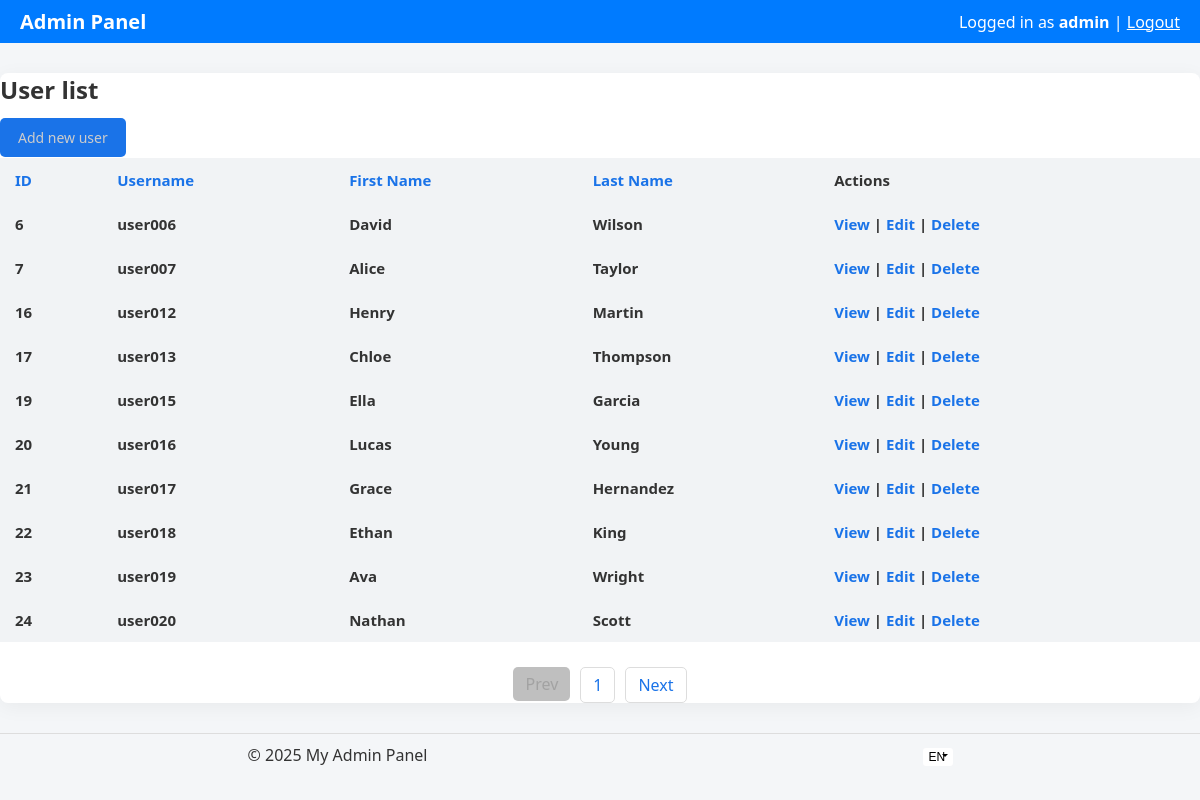
The app's page /user/listUsers?page=1&sort=login&order=ASC (signed in) with its own data.
### tables this page shows
CREATE TABLE `users` (
  `id` int(11) UNSIGNED NOT NULL,
  `login` varchar(50) NOT NULL,
  `password` varchar(255) NOT NULL,
  `first_name` varchar(50) NOT NULL,
  `last_name` varchar(50) NOT NULL,
  `gender` enum('male','female') DEFAULT NULL,
  `birth_date` date DEFAULT NULL,
  `created_at` timestamp NOT NULL DEFAULT current_timestamp()
);

### src/services/Renderer.php (called while the page is built, shortened)
<?php
class Renderer
{
	public function render($controller, $view, $vars = [])
	{
		$file = $this->getViewFile($controller, $view);
		function text($name)
		{
			return Application::i()->translator()->get($name);
		}
		include $file;
	}
	private function getViewFile($controller, $view)
	{
		return __DIR__ . "/../views/{$controller}/{$view}.php";
	}
}

### src/controllers/UserController.php (called while the page is built, shortened)
<?php
class UserController
{
	private $userModel;
	public function __construct($app)
	{
		$this->userModel = new User($app->db());
	}
	private function getPage()
	{
		$page = $_GET['page'] ?? 1;
		return $page;
	}
	private function getOrderBy()
	{
		$orderBy = $_GET['sort'] ?? 'id';
		switch(strtolower($orderBy))
		{
			default: return 'id';
		}
	}
	private function getOrder()
	{
		$order = $_GET['order'] ?? 'ASC';
		switch(strtoupper($order))
		{
			case "ASC":
			case "DESC": return $order;
		}
	}
	public function listUsers()
	{
		$page = $this->getPage();
		$limit = USERS_PER_PAGE;
		$offset = ($page - 1) * $limit;
		$orderBy = $this->getOrderBy();
		$order = $this->getOrder();
		$users = $this->userModel->getAll($limit, $offset, $orderBy, $order);
		Application::i()->renderer()->render('user', 'list', [
			'page' => $page,
			'limit' => $limit,
			'offset' => $offset,
			'orderBy' => $orderBy,
			'order' => $order,
			'users' => $users,
		]);
	}
}

### src/Application.php (called while the page is built, shortened)
<?php
class Application extends Singleton
{
	private $translator;
	private $db;
	private $router;
	protected function __construct()
	{
		$this->translator = new Translator;
		$this->db = new Database(DB_HOST, DB_NAME, DB_USER, DB_PASS);
		$this->router = new Router($this);
	}
	public function translator()
	{
		return $this->translator;
	}
	public function db()
	{
		return $this->db;
	}
	public function start()
	{
		try
		{
			$this->db->connect();
			$this->router->handle(isset($_GET['route']) ? $_GET['route'] : 'user/listUsers');
		}
		catch (Exception $e) {
			echo 'Undefined exception: ' . $e->getMessage();
			exit;
		}
	}
}

### index.php (called while the page is built, shortened)
<?php
Application::i()->start();

### bootstrap/classes/Singleton.php (called while the page is built, shortened)
<?php
abstract class Singleton
{
	protected static $instances = [];
	public static function i()
	{
		$className = get_called_class();
		if (!isset(static::$instances[$className])) {
			static::$instances[$className] = new static();
		}
		return static::$instances[$className];
	}
}

### src/services/Translator.php (called while the page is built, shortened)
<?php
class Translator
{
	private $messages = [];
	public $available_langs = [];
	public function __construct()
	{
		$this->available_langs = $this->getAvailableLangs();
	}
	private function getAvailableLangs()
	{
		$res = [];
		foreach (glob(__DIR__ . "/../lang/*.php") as $v) {
			if ($p = realpath($v)) {
				$res[pathinfo($p, PATHINFO_FILENAME)] = $p;
			}
		}
		return $res;
	}
	public function loadDefaultLang()
	{
		$this->default_messages = $this->loadFile(DEFAULT_LANG);
	}
	public function hasLang($lang)
	{
		return isset($this->available_langs[$lang]);
	}
	private function loadFile($lang)
	{
		if ($this->hasLang($lang)) {
			$data = include $this->available_langs[$lang];
			if (is_array($data)) {
				return $data;
			}
		}
		return [];
	}
	public function get($key)
	{
		return $this->messages[$key] ?? $this->default_messages[$key] ?? $key;
	}
}

### src/lang/en.php (called while the page is built)
<?php
return [
	'admin_panel' => 'Admin Panel',
	'admin_login' => 'Admin Login',
	'username' => 'Username',
	'password' => 'Password',
	'login' => 'Login',
	'invalid_csrf' => 'Invalid CSRF token',
	'invalid_username_or_password' => 'Invalid username or password',
	'user_not_found' => 'User not found',
	'update_failed' => 'Update failed',
	'incorrect_pass' => 'Password must be at least 6 characters.',
	'add_new_user' => 'Add new user',
	'id' => 'ID',
	'first_name' => 'First Name',
	'last_name' => 'Last Name',
	'birth_date' => 'Birth date',
	'gender' => 'Gender',
	'actions' => 'Actions',
	'view' => 'View',
	'edit' => 'Edit',
	'delete' => 'Delete',
	'prev' => 'Prev',
	'next' => 'Next',
	'back_to_list' => 'Back to list',
	'cancel' => 'Cancel',
	'logged_in_as' => 'Logged in as',
	'logout' => 'Logout',
	'update' => 'Update',
	'male' => 'Male',
	'female' => 'Female',
	'select' => 'Select',
	'my_admin_panel' => 'My Admin Panel',
	'view_user' => 'View user',
	'user_list' => 'User list',
	'edit_user' => 'Edit user',
	'delete_user' => 'Delete user',
	'yes_delete' => 'Yes, Delete',
	'new_password_edit' => 'New Password (leave blank to keep current)',
	'are_you_sure_to_delete' => 'Are you sure you want to delete user',
	'add' => 'Add',
	'page_not_found' => 'Page not found',
	'no_users_found' => 'No users found',
	'duplicated_entry_user_err' => 'The user already exists',
	'invalid_first_name' => 'First name must be at least 3 characters',
	'invalid_last_name' => 'Last name must be at least 3 characters',
	'invalid_username' => 'Username must be at least 4 characters',
];

### src/models/User.php (called while the page is built, shortened)
<?php
class User
{
	private $db;
	private $table = 'users';
	public function __construct($db)
	{
		$this->db = $db;
	}
	public function getAll($limit = USERS_PER_PAGE, $offset = 0, $orderBy = 'id', $order = 'ASC')
	{
		$allowedOrderFields = ['id', 'login', 'first_name', 'last_name', 'birth_date'];
		$orderBy = in_array($orderBy, $allowedOrderFields) ? $orderBy : 'id';
		$order = strtoupper($order) === 'DESC' ? 'DESC' : 'ASC';
		$sql = "SELECT * FROM {$this->table} ORDER BY {$orderBy} {$order} LIMIT :limit OFFSET :offset";
		$stmt = $this->db->query($sql, [
			'limit' => (int)$limit,
			'offset' => (int)$offset
		]);
		return $stmt->fetchAll();
	}
}

### src/services/Database.php (called while the page is built, shortened)
<?php
class Database
{
	private $host;
	private $dbname;
	private $username;
	private $password;
	private $charset;
	private $pdo;
	private $options = [
		PDO::ATTR_ERRMODE => PDO::ERRMODE_EXCEPTION,
		PDO::ATTR_DEFAULT_FETCH_MODE => PDO::FETCH_ASSOC,
		PDO::ATTR_EMULATE_PREPARES => false,
	];
	public function __construct($host, $dbname, $username, $password, $charset = DB_CHARSET)
	{
		$this->host = $host;
		$this->dbname = $dbname;
		$this->username = $username;
		$this->password = $password;
		$this->charset = $charset;
	}
	public function connect()
	{
		try {
			$dsn = "mysql:host={$this->host};charset={$this->charset}";
			$this->pdo = new PDO($dsn, $this->username, $this->password, $this->options);
			$dsn = "mysql:host={$this->host};dbname={$this->dbname};charset={$this->charset}";
			$this->pdo = new PDO($dsn, $this->username, $this->password, $this->options);
		} catch (PDOException $e) {
			die("Database connection failed: " . $e->getMessage());
		}
	}
	private function createDatabaseIfNotExists()
	{
		$sql = "CREATE DATABASE IF NOT EXISTS " . $this->dbname;
		$this->pdo->exec($sql);
	}
	public function query($sql, $params = [])
	{
		$stmt = $this->pdo->prepare($sql);
		$stmt->execute($params);
		return $stmt;
	}
}

### src/views/user/list.php (the view)
<?php include __DIR__ . '/../layout/header.php'; ?>
<?php
$currentSort = $_GET['sort'] ?? 'id';
$currentOrder = $_GET['order'] ?? 'ASC';
function makeHref($page, $sort = null, $order = null)
{
	$params = [];
	if ($page > 0) {
		$params['page'] = $page;
	}
	if (is_null($sort) && isset($_GET['sort']) && $_GET['sort'] !== '') {
		$params['sort'] = $_GET['sort'];
	}
	else if (!is_null($sort)) {
		$params['sort'] = $sort;
	}
	if (is_null($order) && isset($_GET['order']) && $_GET['order'] !== '') {
		$params['order'] = $_GET['order'];
	}
	else if (!is_null($order)) {
		$params['order'] = $order;
	}
	return '?' . http_build_query($params);
}
function sortLink($page, $column, $currentSort, $currentOrder, $label)
 {
	if ($column === $currentSort) {
		$nextOrder = $currentOrder === 'ASC' ? 'DESC' : 'ASC';
	} else {
		$nextOrder = 'ASC';
	}
	$href = makeHref($page, $column, $nextOrder);
	return "<a href=\"{$href}\">" . text($label) . "</a>";
}
function prevButton($page)
{
	$class = !($page - 1 > 0) ? 'class="disabled"' : '';
	$href = makeHref($page - 1);
	return "<li><a {$class} href={$href}>".text('prev')."</a></li>";
}
function nextButton($page, $users)
{
	$class = count($users) !== USERS_PER_PAGE ? 'class="disabled"' : '';
	$href = makeHref($page + 1);
	return "<li><a {$class} href={$href}>".text('next')."</a></li>";
}
?>
<h2><?= text('user_list') ?></h2>
<a href="/user/form" class="btn"><?= text('add_new_user') ?></a>
<table>
	<thead>
		<tr>
			<th><?= sortLink($page, 'id', $currentSort, $currentOrder, 'id') ?></th>
			<th><?= sortLink($page, 'login', $currentSort, $currentOrder, 'username') ?></th>
			<th><?= sortLink($page, 'first_name', $currentSort, $currentOrder, 'first_name') ?></th>
			<th><?= sortLink($page, 'last_name', $currentSort, $currentOrder, 'last_name') ?></th>
			<th><?= text('actions') ?></th>
		</tr>
	</thead>
	<tbody>
		<?php if (!empty($users)): ?>
			<?php foreach ($users as $user): ?>
				<tr>
					<td><?= htmlspecialchars($user['id']) ?></td>
					<td><?= htmlspecialchars($user['login']) ?></td>
					<td><?= htmlspecialchars($user['first_name']) ?></td>
					<td><?= htmlspecialchars($user['last_name']) ?></td>
					<td>
						<a href="/user/view/<?= $user['id'] ?>"><?= text('view') ?></a> |
						<a href="/user/form/<?= $user['id'] ?>"><?= text('edit') ?></a> |
						<a href="/user/delete/<?= $user['id'] ?>"><?= text('delete') ?></a>
					</td>
				</tr>
			<?php endforeach; ?>
		<?php else: ?>
			<tr><td colspan="5"><?= text('no_users_found') ?></td></tr>
		<?php endif; ?>
	</tbody>
</table>
<?php if (isset($users)): ?>
<ul class="pagination">
	<?= prevButton($page) ?>
	<li><a href="?page=<?= $page ?>"><?= $page ?></a></li>
	<?= nextButton($page, $users) ?>
</ul>
<?php endif; ?>
<?php include __DIR__ . '/../layout/footer.php'; ?>

### assets/css/style.css (style rules this page uses)
body { font-family: 'Segoe UI', Tahoma, Geneva, Verdana, sans-serif; background-color: #f4f6f8; margin: 0; padding: 0; color: #333; }
table { width: 100%; margin-bottom: 25px; margin-top: 10px; font-size: 15px; border-collapse:collapse; }
table th, table td { padding: 12px 15px; text-align: left; }
table th { background-color: #f1f3f5; font-weight: 600; }
table tr { background-color: #f1f3f5; font-weight: 600; }
button, input[type="submit"], .btn { background-color: #1a73e8; color: #cccccc; border: none; padding: 10px 18px; border-radius: 5px; cursor: pointer; font-size: 14px; transition: background-color 0.2s, transform 0.1s; }
.pagination { display: flex; justify-content: center; list-style: none; padding: 0; margin: 20px 0; }
.pagination li { margin: 0 5px; }
.pagination li a { display: block; padding: 6px 12px; border: 1px solid #ddd; border-radius: 5px; color: #1a73e8; transition: background-color 0.2s, color 0.2s; }
a { color: #1a73e8; text-decoration: none; transition: color 0.2s, text-decoration 0.2s; }
a.disabled, a.disabled:hover, a.disabled:focus { color: #89898989 !important; text-decoration: none!important; cursor: not-allowed !important; pointer-events: none !important; transition: none !important; background-color: #78787878 !important; border: none !important; border-radius: 5px !important; }

### records on screen
users: id "6", login "user006", first_name "David", last_name "Wilson"
users: id "7", login "user007", first_name "Alice", last_name "Taylor"
users: id "16", login "user012", first_name "Henry", last_name "Martin"
users: id "17", login "user013", first_name "Chloe", last_name "Thompson"
users: id "19", login "user015", first_name "Ella", last_name "Garcia"
users: id "20", login "user016", first_name "Lucas", last_name "Young"
users: id "21", login "user017", first_name "Grace", last_name "Hernandez"
users: id "22", login "user018", first_name "Ethan", last_name "King"
users: id "23", login "user019", first_name "Ava", last_name "Wright"
users: id "24", login "user020", first_name "Nathan", last_name "Scott"

### other values on screen
text('admin_panel') "Admin Panel"
text('logged_in_as') "Logged in as"
$_SESSION['admin_username'] "admin"
text('logout') "Logout"
text('user_list') "User list"
text('add_new_user') "Add new user"
text($label) "ID Username First Name Last Name"
text('actions') "Actions"
text('prev') "Prev"
$page "1"
text('next') "Next"
text('my_admin_panel') "My Admin Panel"
form field lang "EN"
